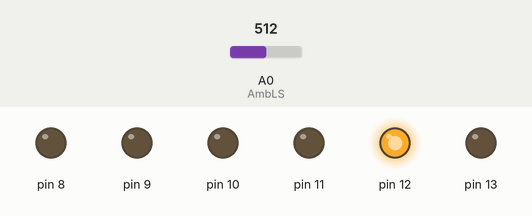
A sketch run on a simulated Arduino Uno, built with avr-gcc and run on an emulated ATmega328P. On the bench: output pins drawn as LEDs (lit = HIGH). Dashed ring = blinking. The inputs (shaded band) are chosen by the test bench; at power-on: A0 (AmbLS) = 512.

Above: at 1.2 s.
1.3 s: A0 (AmbLS) set to 161
At 2.25 s:
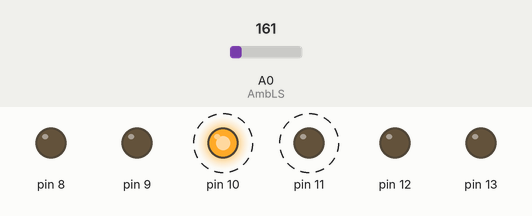
4.3 s: A0 (AmbLS) set to 136
7.3 s: A0 (AmbLS) set to 306
At 7.75 s:
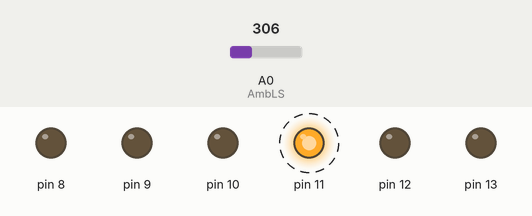
10.3 s: A0 (AmbLS) set to 122
At 10.79 s:
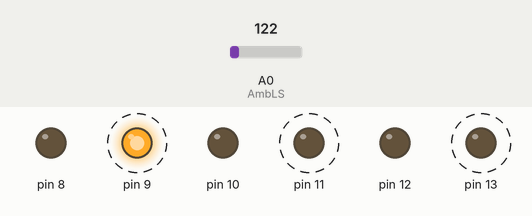
Timing chart, 0 to 14.3 s (numbered marks = the images above; inputs shaded):
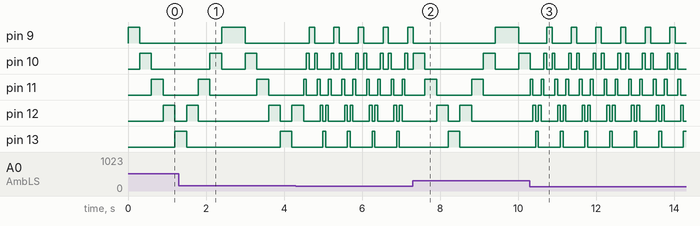

Measured:
- after the input at 7.3 s, pin 11: alternates HIGH for 0.30 s and LOW for 0.90 s, starting after 0.31 s
- after the input at 10.3 s, pin 13: alternates HIGH for 0.07 s and LOW for 0.56 s, starting after 0.15 s
- by itself, pin 9: alternates HIGH for 0.14 s and LOW for 0.49 s
- by itself, pin 10: repeats every 0.63 s: HIGH 0.07 s, LOW 0.14 s, HIGH 0.07 s, LOW 0.35 s
- by itself, pin 11: alternates HIGH for 0.07 s and LOW for 0.25 s
- by itself, pin 12: repeats every 0.63 s: LOW 0.07 s, HIGH 0.07 s, LOW 0.42 s, HIGH 0.07 s

The sketch:

Knight_Rider.ino
```cpp
/* Nathan Crowley - 118429092
 *
  -Create ciruit and code for 6 LEDs to "chase" back and forth.
  -Speed should depend on the ambiant light level
    light level drops - speed increase
    light level increases - speed slows
*/

/*analog input "AmbLS" = Ambiant light sensor connected to analog input A0.
  define the fast and slow speed of LED.
  define the ambiant light level for which the speed should change.
  declare LED number in scope.
*/
int AmbLS = A0;   //connected to port A0.
int LED_speed;    //speed of LED changed by changing delay between LED high and low.
int LED_fast=70;
int LED_slow=300;
int ambiantLL = 150;    //150 is how bright desk side lamp is.
int LED;

/*enable Ambiant light sensor as INPUT
 *DDR states if Input(0) or Output(1)
 */
void setup(){
  pinMode(AmbLS,INPUT);
  DDRB = B111111;    //0x3F;
}

/*
 * Two for loops to go from LED1 to LED5 and back.
 * Call Chekc_ligthtLevel function to check photoresistor and change delay accordinly.
 * Reset LED to all off before moving onto next LED.
*/
void loop(){
  for (LED = 1;LED <= 5;LED++){
    PORTB |= (1<<LED);  //OR LED with 1 so 0|1 = 1. (to loop through LEDs turning them on one after another)
    LED_speed = Check_lightLevel(analogRead(AmbLS));
    delay(LED_speed);
    PORTB = B000000;    //turn all LEDs off again before moving onto next LED.
 }
 for (LED = 4;LED >= 1;LED--){
    PORTB |= (1<<LED);
    LED_speed = Check_lightLevel(analogRead(AmbLS));
    delay(LED_speed);
    PORTB = B000000;
 }
}

//Function to check the ligth value and change speed accordingly
int Check_lightLevel(int lightV){
  int speed_ofLED;
  if (lightV > ambiantLL){                        //if its very bright
    speed_ofLED = LED_slow;                      //slowest LED speed
  }
  else{speed_ofLED = LED_fast;}                  //if its very dark
  return speed_ofLED;                           //fastest speed
}
```
